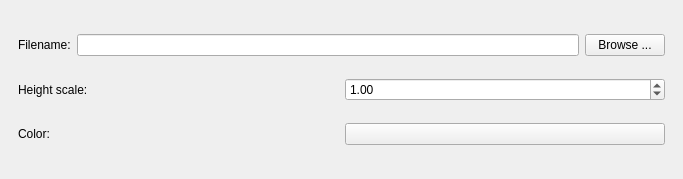
<ui version="4.0" >
 <class>PumpingForm</class>
 <widget class="QWidget" name="PumpingForm" >
  <property name="geometry" >
   <rect>
    <x>0</x>
    <y>0</y>
    <width>683</width>
    <height>179</height>
   </rect>
  </property>
  <property name="windowTitle" >
   <string>Form</string>
  </property>
  <layout class="QVBoxLayout" >
   <property name="margin" >
    <number>9</number>
   </property>
   <property name="spacing" >
    <number>6</number>
   </property>
   <item>
    <widget class="QFrame" name="frame" >
     <property name="frameShape" >
      <enum>QFrame::NoFrame</enum>
     </property>
     <property name="frameShadow" >
      <enum>QFrame::Plain</enum>
     </property>
     <layout class="QVBoxLayout" >
      <property name="margin" >
       <number>9</number>
      </property>
      <property name="spacing" >
       <number>6</number>
      </property>
      <item>
       <layout class="QHBoxLayout" >
        <property name="margin" >
         <number>0</number>
        </property>
        <property name="spacing" >
         <number>6</number>
        </property>
        <item>
         <widget class="QLabel" name="_fileLabel" >
          <property name="text" >
           <string>Filename:</string>
          </property>
         </widget>
        </item>
        <item>
         <widget class="QLineEdit" name="_filename" />
        </item>
        <item>
         <widget class="QPushButton" name="browseButton" >
          <property name="text" >
           <string>Browse ...</string>
          </property>
         </widget>
        </item>
       </layout>
      </item>
      <item>
       <layout class="QHBoxLayout" >
        <property name="margin" >
         <number>0</number>
        </property>
        <property name="spacing" >
         <number>6</number>
        </property>
        <item>
         <widget class="QLabel" name="label" >
          <property name="text" >
           <string>Height scale:</string>
          </property>
         </widget>
        </item>
        <item>
         <widget class="QDoubleSpinBox" name="_heightScale" >
          <property name="minimum" >
           <double>-99.989999999999995</double>
          </property>
          <property name="singleStep" >
           <double>0.010000000000000</double>
          </property>
          <property name="value" >
           <double>1.000000000000000</double>
          </property>
         </widget>
        </item>
       </layout>
      </item>
      <item>
       <layout class="QHBoxLayout" >
        <property name="margin" >
         <number>0</number>
        </property>
        <property name="spacing" >
         <number>6</number>
        </property>
        <item>
         <widget class="QLabel" name="_colorLabel" >
          <property name="text" >
           <string>Color:</string>
          </property>
         </widget>
        </item>
        <item>
         <widget class="QtTools::ColorButton" name="_colorButton" >
          <property name="text" >
           <string/>
          </property>
         </widget>
        </item>
       </layout>
      </item>
     </layout>
    </widget>
   </item>
  </layout>
 </widget>
 <customwidgets>
  <customwidget>
   <class>QtTools::ColorButton</class>
   <extends>QPushButton</extends>
   <header>QtTools/ColorButton.h</header>
  </customwidget>
 </customwidgets>
 <resources/>
 <connections/>
</ui>
